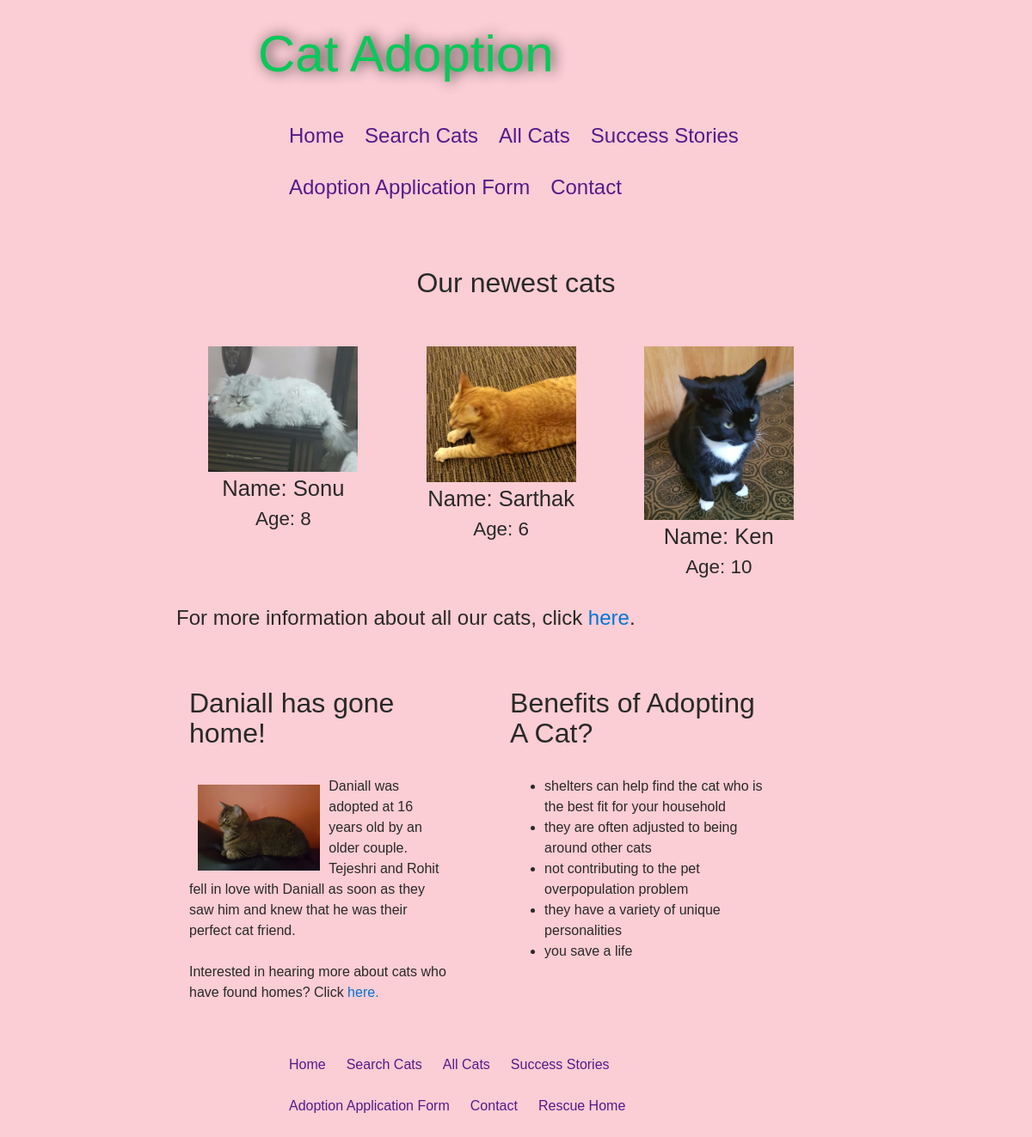
The page / on the database its author committed.
### tables this page shows
CREATE TABLE cats(name text not null, age integer not null, gender text, breed text, colour text,  imageURL text, trait1 text, trait2 text, trait3 text, description text, adopted text not null, rescue text not null);

### index.py (the view)
@app.route('/')
def homepage():
    adoptTitle = "Cat Adoption"
    con = sqlite3.connect("catAdopt.db")
    con.row_factory = sqlite3.Row
    cur = con.cursor()
    cur.execute("select * from cats where adopted='no' order by rowid DESC limit 3")
    rows = cur.fetchall();
    con2 = sqlite3.connect("catAdopt.db")
    con2.row_factory = sqlite3.Row
    cur2 = con2.cursor()
    cur2.execute("select * from cats where adopted='yes' order by rowid DESC limit 1")
    rows2 = cur2.fetchall();
    return render_template('index.html',rows = rows,rows2=rows2,adoptTitle=adoptTitle)

### index.py (called while the page is built)
def connect_db():
    return sqlite3.connect(DATABASE)

@app.before_request
def before_request():
    g.db = connect_db()

@app.after_request
def after_request(response):
    g.db.close()
    return response

@app.teardown_request
def teardown_request(exception):
    if hasattr(g, 'db'):
        g.db.close()

### templates/index.html
{% extends "layout.html" %}
{% block header1 %}
{{ adoptTitle }}
{% endblock %}
{% block content %}
<div class='col-lg-12'>
  <h2 style='text-align:center;'>Our newest cats</h2>
  <br/>
  <br/>
</div>
<div class='col-lg-10 offset-lg-2'>
{% for row in rows %}
<div class='col-lg-3' style='vertical-align:top;display:inline-block;margin:0px;padding:0px;'>
  <img src='{{row["imageURL"]}}' style='width:70%;margin-left:15%;'>
  <div style='font-size:1.6em;text-align:center;'>Name: {{row["name"]}} </div>
  <div style='font-size:1.4em;text-align:center;'>Age: {{row["age"]}} </div>
</div>
{% endfor %}
</div>
</div>
<br/>
<div class='row'>
<div class='col-lg-8 offset-lg-2'>
<p style='font-size:1.5em;'>For more information about all our cats, click <a href='/allCats'>here</a>.</p>
</div>
</div>
<div class='row'>
<div class='col-lg-8 offset-lg-2'>
<br/>
<br/>
<div class='col-lg-5' style='vertical-align:top;display:inline-block;'>
{% for row in rows2 %}
<h2>{{row["name"]}} has gone home!</h2>
<br/>
 <img src='{{row["imageURL"]}}' style='height:110px;float:left;padding:5px;margin:5px'>
 {{row["description"]}}
{% endfor %}
  <br/>
  <br/>
  Interested in hearing more about cats who have found homes? Click <a href='/successStories'>here.</a>
</div>
<div class='col-lg-5' style='vertical-align:top;display:inline-block;margin-left:5%;'>
<h2>Benefits of Adopting A Cat?</h2>
<br/>
<ul>
  <li>shelters can help find the cat who is the best fit for your household</li>
  <li>they are often adjusted to being around other cats</li>
  <li>not contributing to the pet overpopulation problem</li>
  <li>they have a variety of unique personalities</li>
  <li>you save a life</li>
</ul>
</div>
</div>
{% endblock %}

### templates/layout.html (shortened to what this page needs)
<!DOCTYPE html>
<html lang="en">
  <head>
	<link rel="stylesheet" href="../static/css/bootstrap.css">
	<link rel="stylesheet" href="../static/css/style.css">
  </head>
<body>
<div class='row'>
<div class='col-lg-12'>
    <h1>
    {% block header1 %}
    {% endblock %}
    </h1>
</div>
</div>
<br/>
<div class='row'>
<div class='col-lg-8 offset-lg-2'>
<div class='nav'>
  <ul class='navList'>
    <li><a href='/'>Home</a></li>
    <li><a href='/searchCatsPage'>Search Cats</a></li>
    <li><a href='/allCats'>All Cats</a></li>
    <li><a href='/successStories'>Success Stories</a></li>
    <li><a href='/adoptApplication'>Adoption Application Form</a></li>
    <li><a href='/contact'>Contact</a></li>
  </ul>
</div>
</div>
</div>
<br/>
<br/>
<div class='row'>
    {% block content %}
    {% endblock %}
</div>
<footer>
<br/>
<br/>
<div class='row'>
<div class='col-lg-8 offset-lg-2'>
<ul class='footerNav'>
    <li><a href='/'>Home</a></li>
    <li><a href='/searchCatsPage'>Search Cats</a></li>
    <li><a href='/allCats'>All Cats</a></li>
    <li><a href='/successStories'>Success Stories</a></li>
    <li><a href='/adoptApplication'>Adoption Application Form</a></li>
    <li><a href='/contact'>Contact</a></li>
    <li><a href='/rescueHome'>Rescue Home</a></li>
  </ul>
</div>
</div>
</footer>
</body>
</html>

### static/css/style.css (style rules this page uses)
body { background-color:#fbcdd4; color:#292929; font-family: Futura, "Trebuchet MS", Arial, sans-serif; }
h1 { font-size:60px; margin-top:30px; margin-left:25%; font-family:Arial, sans-serif; text-shadow:3px 0 15px #292929; text-decoration:none; color:#06c958; }
.navList { list-style-type:none; text-decoration:none; color:#551a8b; font-color:#551a8b; margin-left:10%; margin-right:10%; float:left; font-size:1.5em; }
ul.navList li { float:left; margin:12px; color:#551a8b; font-color:#551a8b; }
.navList li { list-style-type:none; text-decoration:none; color:#551a8b; font-color:#551a8b; }
.navList a { color:#551a8b; font-color:#551a8b; }
.footerNav { list-style-type:none; text-decoration:none; color:#551a8b; font-color:#551a8b; margin-left:10%; margin-right:10%; float:left; }
ul.footerNav li { float:left; margin:12px; color:#551a8b; font-color:#551a8b; }
.footerNav li { list-style-type:none; text-decoration:none; color:#551a8b; font-color:#551a8b; }
.footerNav a { color:#551a8b; font-color:#551a8b; }

### rows shown on the page
cats: imageURL (picture), name "Sonu", age "8"
cats: imageURL (picture), name "Sarthak", age "6"
cats: imageURL (picture), name "Ken", age "10"
cats: name "Daniall", imageURL (picture), description "Daniall was adopted at 16 years old by an older couple. Tejeshri and Rohit fell in love with Daniall as soon as they saw him and knew that he was their perfect cat friend."

### other values the page prints
{{ adoptTitle }} "Cat Adoption"
